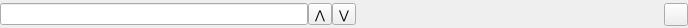
<?xml version="1.0" encoding="UTF-8"?>
<ui version="4.0">
 <class>SearchPanel</class>
 <widget class="QWidget" name="SearchPanel">
  <property name="geometry">
   <rect>
    <x>0</x>
    <y>0</y>
    <width>688</width>
    <height>28</height>
   </rect>
  </property>
  <property name="sizePolicy">
   <sizepolicy hsizetype="MinimumExpanding" vsizetype="Minimum">
    <horstretch>0</horstretch>
    <verstretch>0</verstretch>
   </sizepolicy>
  </property>
  <property name="windowTitle">
   <string>Form</string>
  </property>
  <property name="autoFillBackground">
   <bool>true</bool>
  </property>
  <property name="styleSheet">
   <string notr="true"/>
  </property>
  <layout class="QGridLayout">
   <property name="leftMargin">
    <number>0</number>
   </property>
   <property name="topMargin">
    <number>2</number>
   </property>
   <property name="rightMargin">
    <number>0</number>
   </property>
   <property name="bottomMargin">
    <number>0</number>
   </property>
   <property name="horizontalSpacing">
    <number>0</number>
   </property>
   <property name="verticalSpacing">
    <number>3</number>
   </property>
   <item row="0" column="2">
    <widget class="QToolButton" name="btn_next">
     <property name="text">
      <string>&#8897;</string>
     </property>
    </widget>
   </item>
   <item row="0" column="1">
    <widget class="QToolButton" name="btn_prev">
     <property name="text">
      <string>&#8896;</string>
     </property>
    </widget>
   </item>
   <item row="0" column="3">
    <spacer name="horizontalSpacer">
     <property name="orientation">
      <enum>Qt::Horizontal</enum>
     </property>
     <property name="sizeHint" stdset="0">
      <size>
       <width>40</width>
       <height>20</height>
      </size>
     </property>
    </spacer>
   </item>
   <item row="0" column="0">
    <widget class="QLineEdit" name="le_searchText"/>
   </item>
   <item row="0" column="4">
    <widget class="QToolButton" name="btn_close">
     <property name="sizePolicy">
      <sizepolicy hsizetype="Fixed" vsizetype="Fixed">
       <horstretch>0</horstretch>
       <verstretch>0</verstretch>
      </sizepolicy>
     </property>
     <property name="styleSheet">
      <string notr="true">:hover {image: url(:/close_over.png);} QToolButton{border: &quot;none&quot;; image: url(:/close.png);}</string>
     </property>
     <property name="text">
      <string/>
     </property>
    </widget>
   </item>
  </layout>
 </widget>
 <resources/>
 <connections/>
</ui>
